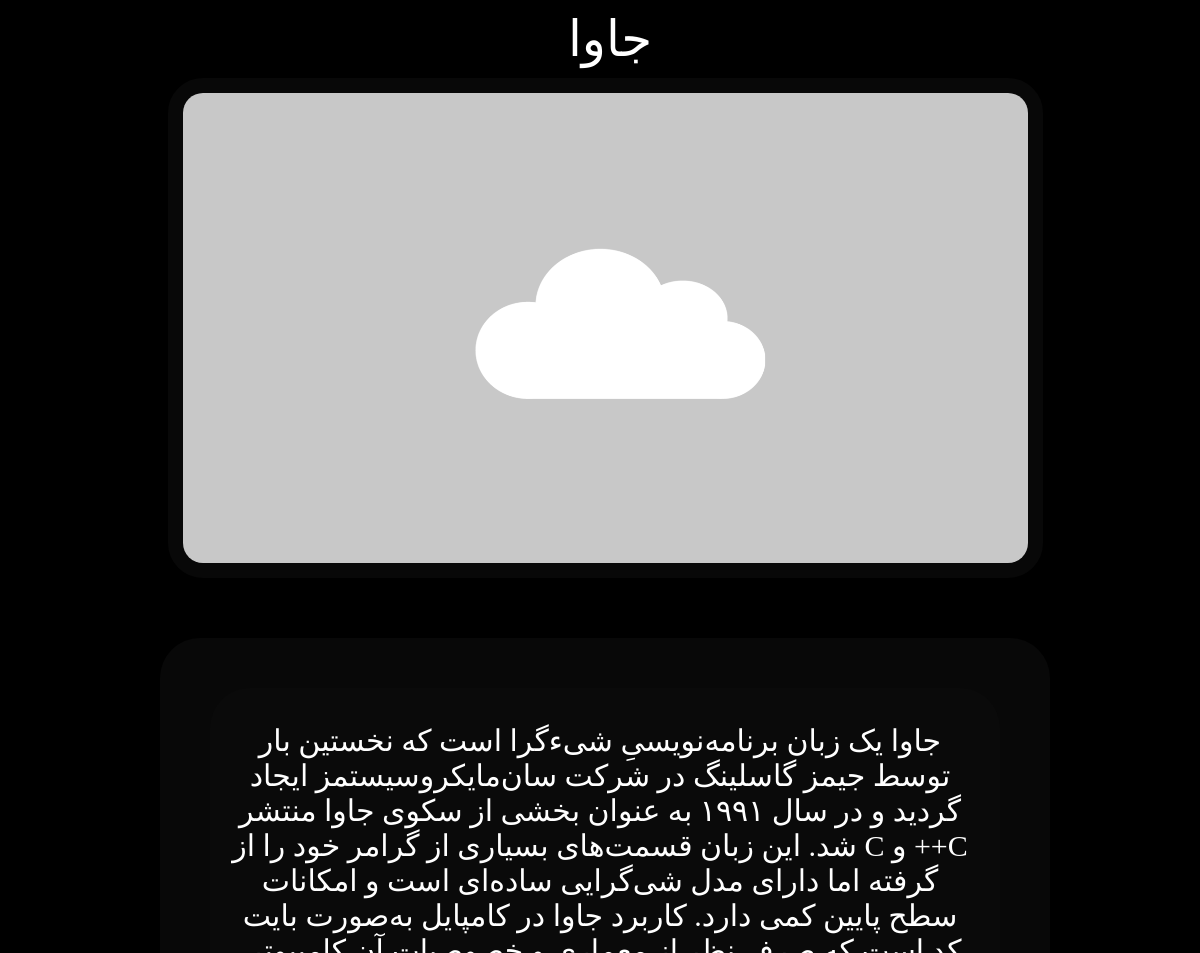
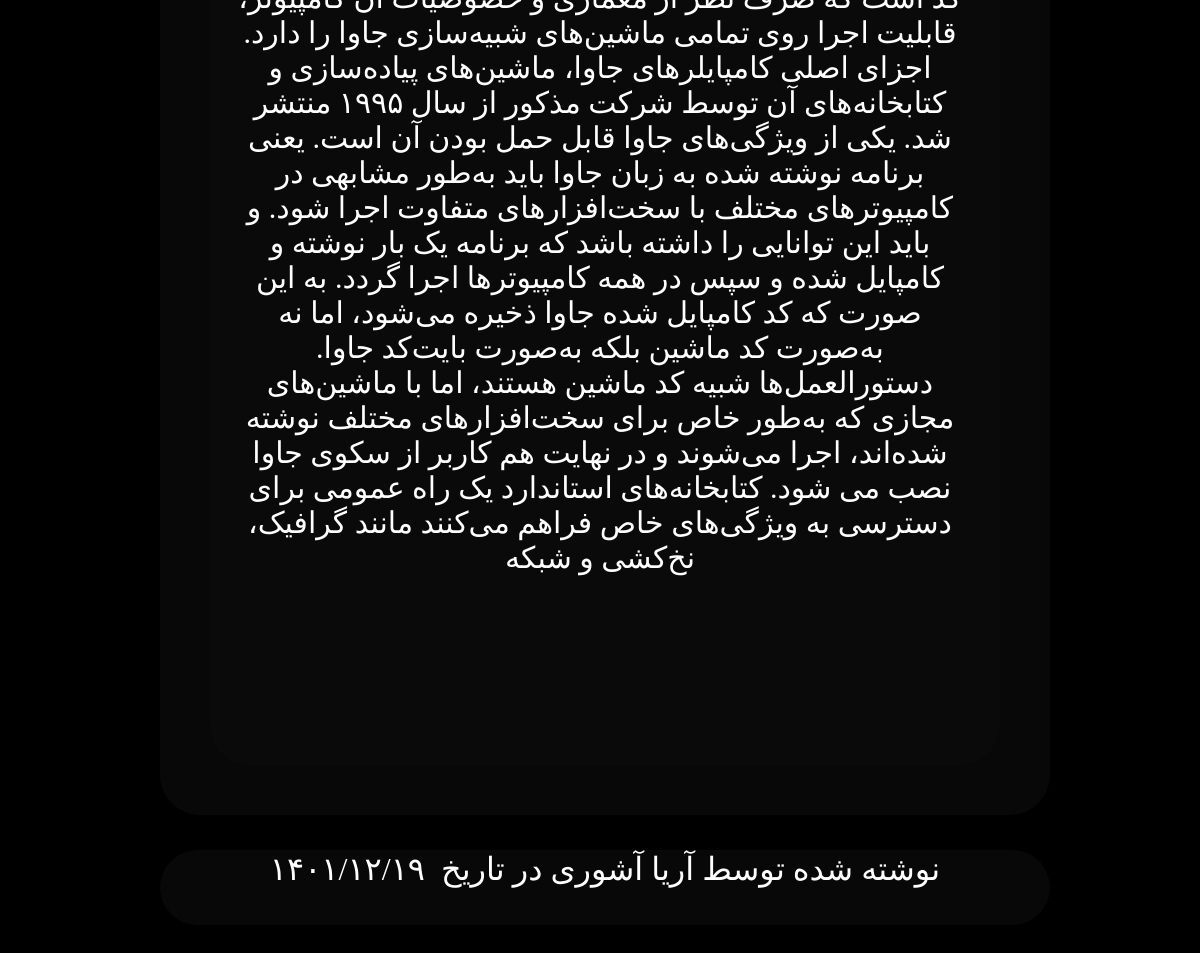
The app's page /blog/java with its own data (2 pictures, top to bottom).
### Branch/models.py (models this page shows, shortened)
class Article(models.Model):
	status =  (
		("d", "Draft"),
		("p", "Publish")
	)
	title = models.CharField(max_length = 20)
	sitle = models.CharField(max_length = 20, unique = True, null = True)
	slug = models.SlugField(max_length = 20, unique = True)
	author = models.CharField(max_length = 20, null = True)
	preamble = models.CharField(max_length = 90, null = True)
	description = models.TextField(null = True, blank=True)
	Date = models.CharField(max_length = 20, null = True)
	update = models.CharField(max_length = 5, null = True)
	time = models.CharField(max_length = 20, null = True)
	thumbnail = models.ImageField(null=True, upload_to = "Images")
	publish = models.DateTimeField(default = timezone.now)
	created = models.DateTimeField(auto_now_add = True)
	created = models.DateTimeField(auto_now = True)
	status = models.CharField(max_length = 1, choices = status)

### Branch/views.py (the view)
# urls.py: path('blog/<slug:slug>', blog, name="blog"),
def blog(request, slug):
	context = {"Article_Info" : Article.objects.get(slug=slug)}
	return render(request, "article.html", context)

### Branch/templates/article.html (shortened to what this page needs)
{% load static %}
<!DOCTYPE>
<html>
	<head>
        <link href="https://unpkg.com/aos@2.3.1/dist/aos.css" rel="stylesheet">
		<link rel="stylesheet" href="{% static 'css/article.css' %}">
	</head>
	<Body style="background-color:Black;">
		<div data-aos="fade-up" class="container" style="display:flex; justify-content:center;">
			<div class="row">
				<center>
					<p style="color:white; font-family:Aviny; margin-left:20px; margin-top:10px; font-size:50px;">{{Article_Info.title}}</p>
					<img style="border-radius:35px; border:15px solid rgb(8,8,8); width:845px; margin-top:10px; height:470px; margin-left:10px;" src={{Article_Info.thumbnail.url}}>
					<div style="color:white; background-color:rgb(10,10,10);border-radius:40px; height:1000px; width:730px; margin-top:-1080px; margin-left:10px; padding-right:30px; padding-top:30px; padding-left:30px; font-size:30px;"></div>
					<div style="color:white; background-color:none; border-radius:40px; height:1200px; width:740px; font-size:30px; margin-top:-995px; font-family:Aviny;font-weight:100;">{{Article_Info.description | linebreaks}}</div>
					{% if Article_Info.update == "true" %}
						<div style="background-color:rgb(8,8,8); text-align:; width:820px; height:75px; border-radius:40px; margin-left:10px; font-family:Aviny; font-size:32px; color:white; padding-top:-7px; margin-top:-120px; padding-left:70px;">نوشته شده توسط {{Article_Info.author}} در تاریخ &nbsp;{{Article_Info.Date}}</div>
						<div style="font-family:Aviny; font-size:22px; color:rgb(200,200,200); padding-top:9px; margin-top:-70px; margin-left:-415px;">(ویرایش شده)</div>
						<div style="height:10px;"></div>
					{% else %}
						<div style="background-color:rgb(8,8,8); text-align:; width:890px; height:75px; border-radius:40px; margin-left:10px; font-family:Aviny; font-size:32px; color:white; padding-top:-7px; margin-top:-120px; padding-left:-30px;">نوشته شده توسط {{Article_Info.author}} در تاریخ &nbsp;{{Article_Info.Date}}</div>
					{% endif %}
				</center>
			</div>
		</div>
		<div style="height:80px; width:10px; background-color:none;"></div>
	</Body>
</html>

### Branch/static/css/article.css (style rules this page uses)
* { padding:0; margin:0; }
::placeholder { color: rgb(255, 255, 255); opacity:0.8; }
Body { background-color:black; overflow-x:hidden; }

### records on screen
Article: title "جاوا", thumbnail (picture), description "جاوا یک زبان برنامه‌نویسیِ شیءگرا است که نخستین بار توسط جیمز گاسلینگ در شرکت سان‌مایکروسیستمز ایجاد گردید و در سال ۱۹۹۱ به عنوان بخشی از سکوی جاوا منتشر شد. این زبان قسمت‌های بسیاری از گرامر خود را از C و ++C گرفته اما دارای مدل شی‌گرایی ساده‌ای است و امکانات سطح پایین کمی دارد. کاربرد جاوا در کامپایل به‌صورت بایت کد است که صرف نظر از معماری و خصوصیات آن کامپیوتر، قابلیت اجرا روی تمامی ماشین‌های شبیه‌سازی جاوا را دارد. اجزای اصلی کامپایلرهای جاوا، ماشین‌های پیاده‌سازی و کتابخانه‌های آن توسط شرکت مذکور از سال ۱۹۹۵ منتشر شد. یکی از ویژگی‌های جاوا قابل حمل بودن آن است. یعنی برنامه نوشته شده به زبان جاوا باید به‌طور مشابهی در کامپیوترهای مختلف با سخت‌افزارهای متفاوت اجرا شود. و باید این…", author "آریا آشوری", Date "۱۴۰۱/۱۲/۱۹"
